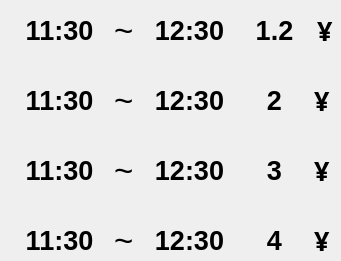
   <widget class="QFrame" name="frame">
    <property name="geometry">
     <rect>
      <x>60</x>
      <y>140</y>
      <width>341</width>
      <height>261</height>
     </rect>
    </property>
    <property name="styleSheet">
     <string notr="true">background-image: url(:/background/qrc/background/frame_white.png);</string>
    </property>
    <property name="frameShape">
     <enum>QFrame::NoFrame</enum>
    </property>
    <property name="frameShadow">
     <enum>QFrame::Plain</enum>
    </property>
    <widget class="QLabel" name="label_f1">
     <property name="geometry">
      <rect>
       <x>244</x>
       <y>150</y>
       <width>61</width>
       <height>41</height>
      </rect>
     </property>
     <property name="font">
      <font>
       <pointsize>20</pointsize>
       <weight>75</weight>
       <bold>true</bold>
      </font>
     </property>
     <property name="styleSheet">
      <string notr="true">background-image: url(:/background/qrc/background/frame_white.png);</string>
     </property>
     <property name="text">
      <string>3</string>
     </property>
     <property name="alignment">
      <set>Qt::AlignCenter</set>
     </property>
    </widget>
    <widget class="QLabel" name="label_4">
     <property name="geometry">
      <rect>
       <x>114</x>
       <y>150</y>
       <width>21</width>
       <height>41</height>
      </rect>
     </property>
     <property name="font">
      <font>
       <pointsize>25</pointsize>
       <weight>50</weight>
       <bold>false</bold>
      </font>
     </property>
     <property name="styleSheet">
      <string notr="true">background-image: url(:/background/qrc/background/frame_white.png);</string>
     </property>
     <property name="text">
      <string>~</string>
     </property>
    </widget>
    <widget class="QLabel" name="label_3">
     <property name="geometry">
      <rect>
       <x>114</x>
       <y>80</y>
       <width>21</width>
       <height>41</height>
      </rect>
     </property>
     <property name="font">
      <font>
       <pointsize>25</pointsize>
       <weight>50</weight>
       <bold>false</bold>
      </font>
     </property>
     <property name="styleSheet">
      <string notr="true">background-image: url(:/background/qrc/background/frame_white.png);</string>
     </property>
     <property name="text">
      <string>~</string>
     </property>
    </widget>
    <widget class="QLabel" name="label_2">
     <property name="geometry">
      <rect>
       <x>114</x>
       <y>10</y>
       <width>21</width>
       <height>41</height>
      </rect>
     </property>
     <property name="font">
      <font>
       <pointsize>25</pointsize>
       <weight>50</weight>
       <bold>false</bold>
      </font>
     </property>
     <property name="styleSheet">
      <string notr="true">background-image: url(:/background/qrc/background/frame_white.png);</string>
     </property>
     <property name="text">
      <string>~</string>
     </property>
    </widget>
    <widget class="QLabel" name="label_t1">
     <property name="geometry">
      <rect>
       <x>244</x>
       <y>10</y>
       <width>61</width>
       <height>41</height>
      </rect>
     </property>
     <property name="font">
      <font>
       <pointsize>20</pointsize>
       <weight>75</weight>
       <bold>true</bold>
      </font>
     </property>
     <property name="styleSheet">
      <string notr="true">background-image: url(:/background/qrc/background/frame_white.png);</string>
     </property>
     <property name="text">
      <string>1.2</string>
     </property>
     <property name="alignment">
      <set>Qt::AlignCenter</set>
     </property>
    </widget>
    <widget class="QLabel" name="label_p1">
     <property name="geometry">
      <rect>
       <x>244</x>
       <y>80</y>
       <width>61</width>
       <height>41</height>
      </rect>
     </property>
     <property name="font">
      <font>
       <pointsize>20</pointsize>
       <weight>75</weight>
       <bold>true</bold>
      </font>
     </property>
     <property name="styleSheet">
      <string notr="true">background-image: url(:/background/qrc/background/frame_white.png);</string>
     </property>
     <property name="text">
      <string>2</string>
     </property>
     <property name="alignment">
      <set>Qt::AlignCenter</set>
     </property>
    </widget>
    <widget class="QLabel" name="label_5">
     <property name="geometry">
      <rect>
       <x>114</x>
       <y>220</y>
       <width>21</width>
       <height>41</height>
      </rect>
     </property>
     <property name="font">
      <font>
       <pointsize>25</pointsize>
       <weight>50</weight>
       <bold>false</bold>
      </font>
     </property>
     <property name="styleSheet">
      <string notr="true">background-image: url(:/background/qrc/background/frame_white.png);</string>
     </property>
     <property name="text">
      <string>~</string>
     </property>
    </widget>
    <widget class="QLabel" name="label_g1">
     <property name="geometry">
      <rect>
       <x>244</x>
       <y>220</y>
       <width>61</width>
       <height>41</height>
      </rect>
     </property>
     <property name="font">
      <font>
       <pointsize>20</pointsize>
       <weight>75</weight>
       <bold>true</bold>
      </font>
     </property>
     <property name="styleSheet">
      <string notr="true">background-image: url(:/background/qrc/background/frame_white.png);</string>
     </property>
     <property name="text">
      <string>4</string>
     </property>
     <property name="alignment">
      <set>Qt::AlignCenter</set>
     </property>
    </widget>
    <widget class="QLabel" name="lbl_chg_time_12">
     <property name="geometry">
      <rect>
       <x>317</x>
       <y>10</y>
       <width>21</width>
       <height>41</height>
      </rect>
     </property>
     <property name="font">
      <font>
       <family>Courier 10 Pitch</family>
       <pointsize>20</pointsize>
       <weight>75</weight>
       <italic>false</italic>
       <bold>true</bold>
       <kerning>true</kerning>
      </font>
     </property>
     <property name="styleSheet">
      <string notr="true">background-image: url(:/background/qrc/background/frame_white.png);</string>
     </property>
     <property name="text">
      <string>¥</string>
     </property>
    </widget>
    <widget class="QLabel" name="lbl_chg_time_13">
     <property name="geometry">
      <rect>
       <x>314</x>
       <y>80</y>
       <width>21</width>
       <height>41</height>
      </rect>
     </property>
     <property name="font">
      <font>
       <family>Courier 10 Pitch</family>
       <pointsize>20</pointsize>
       <weight>75</weight>
       <italic>false</italic>
       <bold>true</bold>
       <kerning>true</kerning>
      </font>
     </property>
     <property name="styleSheet">
      <string notr="true">background-image: url(:/background/qrc/background/frame_white.png);</string>
     </property>
     <property name="text">
      <string>¥</string>
     </property>
    </widget>
    <widget class="QLabel" name="lbl_chg_time_14">
     <property name="geometry">
      <rect>
       <x>314</x>
       <y>150</y>
       <width>21</width>
       <height>41</height>
      </rect>
     </property>
     <property name="font">
      <font>
       <family>Courier 10 Pitch</family>
       <pointsize>20</pointsize>
       <weight>75</weight>
       <italic>false</italic>
       <bold>true</bold>
       <kerning>true</kerning>
      </font>
     </property>
     <property name="styleSheet">
      <string notr="true">background-image: url(:/background/qrc/background/frame_white.png);</string>
     </property>
     <property name="text">
      <string>¥</string>
     </property>
    </widget>
    <widget class="QLabel" name="lbl_chg_time_15">
     <property name="geometry">
      <rect>
       <x>314</x>
       <y>220</y>
       <width>21</width>
       <height>41</height>
      </rect>
     </property>
     <property name="font">
      <font>
       <family>Courier 10 Pitch</family>
       <pointsize>20</pointsize>
       <weight>75</weight>
       <italic>false</italic>
       <bold>true</bold>
       <kerning>true</kerning>
      </font>
     </property>
     <property name="styleSheet">
      <string notr="true">background-image: url(:/background/qrc/background/frame_white.png);</string>
     </property>
     <property name="text">
      <string>¥</string>
     </property>
    </widget>
    <widget class="QLabel" name="label_t1_1">
     <property name="geometry">
      <rect>
       <x>4</x>
       <y>10</y>
       <width>111</width>
       <height>41</height>
      </rect>
     </property>
     <property name="font">
      <font>
       <pointsize>20</pointsize>
       <weight>75</weight>
       <bold>true</bold>
      </font>
     </property>
     <property name="styleSheet">
      <string notr="true">background-image: url(:/background/qrc/background/frame_white.png);</string>
     </property>
     <property name="text">
      <string>11:30</string>
     </property>
     <property name="alignment">
      <set>Qt::AlignCenter</set>
     </property>
    </widget>
    <widget class="QLabel" name="label_t1_2">
     <property name="geometry">
      <rect>
       <x>134</x>
       <y>10</y>
       <width>111</width>
       <height>41</height>
      </rect>
     </property>
     <property name="font">
      <font>
       <pointsize>20</pointsize>
       <weight>75</weight>
       <bold>true</bold>
      </font>
     </property>
     <property name="styleSheet">
      <string notr="true">background-image: url(:/background/qrc/background/frame_white.png);</string>
     </property>
     <property name="text">
      <string>12:30</string>
     </property>
     <property name="alignment">
      <set>Qt::AlignCenter</set>
     </property>
    </widget>
    <widget class="QLabel" name="label_p1_1">
     <property name="geometry">
      <rect>
       <x>4</x>
       <y>80</y>
       <width>111</width>
       <height>41</height>
      </rect>
     </property>
     <property name="font">
      <font>
       <pointsize>20</pointsize>
       <weight>75</weight>
       <bold>true</bold>
      </font>
     </property>
     <property name="styleSheet">
      <string notr="true">background-image: url(:/background/qrc/background/frame_white.png);</string>
     </property>
     <property name="text">
      <string>11:30</string>
     </property>
     <property name="alignment">
      <set>Qt::AlignCenter</set>
     </property>
    </widget>
    <widget class="QLabel" name="label_p1_2">
     <property name="geometry">
      <rect>
       <x>134</x>
       <y>80</y>
       <width>111</width>
       <height>41</height>
      </rect>
     </property>
     <property name="font">
      <font>
       <pointsize>20</pointsize>
       <weight>75</weight>
       <bold>true</bold>
      </font>
     </property>
     <property name="styleSheet">
      <string notr="true">background-image: url(:/background/qrc/background/frame_white.png);</string>
     </property>
     <property name="text">
      <string>12:30</string>
     </property>
     <property name="alignment">
      <set>Qt::AlignCenter</set>
     </property>
    </widget>
    <widget class="QLabel" name="label_f1_1">
     <property name="geometry">
      <rect>
       <x>4</x>
       <y>150</y>
       <width>111</width>
       <height>41</height>
      </rect>
     </property>
     <property name="font">
      <font>
       <pointsize>20</pointsize>
       <weight>75</weight>
       <bold>true</bold>
      </font>
     </property>
     <property name="styleSheet">
      <string notr="true">background-image: url(:/background/qrc/background/frame_white.png);</string>
     </property>
     <property name="text">
      <string>11:30</string>
     </property>
     <property name="alignment">
      <set>Qt::AlignCenter</set>
     </property>
    </widget>
    <widget class="QLabel" name="label_f1_2">
     <property name="geometry">
      <rect>
       <x>134</x>
       <y>150</y>
       <width>111</width>
       <height>41</height>
      </rect>
     </property>
     <property name="font">
      <font>
       <pointsize>20</pointsize>
       <weight>75</weight>
       <bold>true</bold>
      </font>
     </property>
     <property name="styleSheet">
      <string notr="true">background-image: url(:/background/qrc/background/frame_white.png);</string>
     </property>
     <property name="text">
      <string>12:30</string>
     </property>
     <property name="alignment">
      <set>Qt::AlignCenter</set>
     </property>
    </widget>
    <widget class="QLabel" name="label_g1_1">
     <property name="geometry">
      <rect>
       <x>4</x>
       <y>220</y>
       <width>111</width>
       <height>41</height>
      </rect>
     </property>
     <property name="font">
      <font>
       <pointsize>20</pointsize>
       <weight>75</weight>
       <bold>true</bold>
      </font>
     </property>
     <property name="styleSheet">
      <string notr="true">background-image: url(:/background/qrc/background/frame_white.png);</string>
     </property>
     <property name="text">
      <string>11:30</string>
     </property>
     <property name="alignment">
      <set>Qt::AlignCenter</set>
     </property>
    </widget>
    <widget class="QLabel" name="label_g1_2">
     <property name="geometry">
      <rect>
       <x>134</x>
       <y>220</y>
       <width>111</width>
       <height>41</height>
      </rect>
     </property>
     <property name="font">
      <font>
       <pointsize>20</pointsize>
       <weight>75</weight>
       <bold>true</bold>
      </font>
     </property>
     <property name="styleSheet">
      <string notr="true">background-image: url(:/background/qrc/background/frame_white.png);</string>
     </property>
     <property name="text">
      <string>12:30</string>
     </property>
     <property name="alignment">
      <set>Qt::AlignCenter</set>
     </property>
    </widget>
   </widget>
